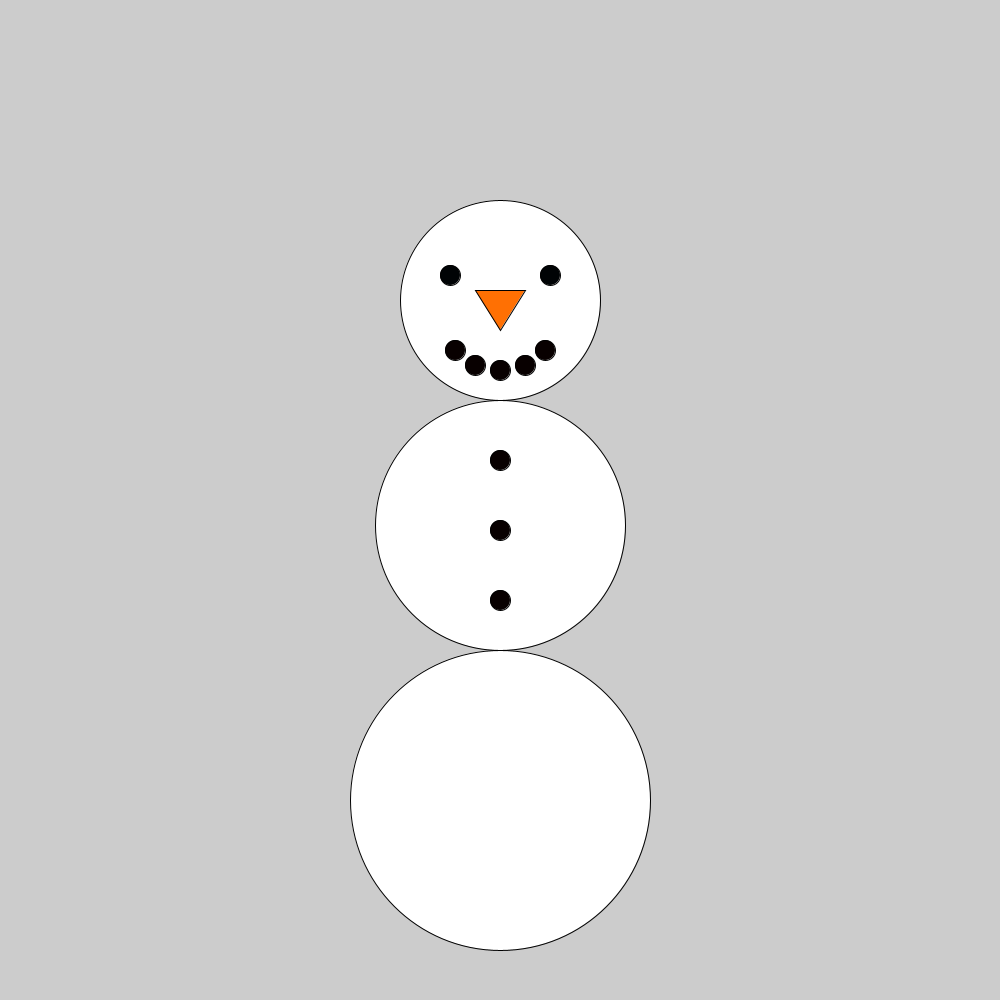
Frame 1 (no input)
Frame 60 (the mouse pressed at the canvas centre just before this capture): identical to frame 1, image omitted
Frame 120 (the mouse held since frame 60 and released just before this capture): identical to frame 1, image omitted

The Processing sketch that drew this single still picture (run headless with seeded random() and noise(); from frame 60 on, the mouse is pressed at the canvas centre):

// Processing sketch: first_program
// ── first_program.pde
void setup(){
size(1000,1000);
ellipse(500,800,300,300);
ellipse(500,525,250,250);
ellipse(500,300,200,200);
fill(#000305);
ellipse(450,275,20,20);
ellipse(550,275,20,20);
fill(#FF7003);
triangle(475,290,525,290,500,330);
fill(#080000);
ellipse(455,350,20,20);
ellipse(545,350,20,20);
ellipse(475,365,20,20);
ellipse(525,365,20,20);
ellipse(500,370,20,20);
ellipse(500,460,20,20);
ellipse(500,530,20,20);
ellipse(500,600,20,20);
fill(#71511F);

}
void draw(){
if(mousePressed){
  println(mouseX);
println(mouseY);}
}
